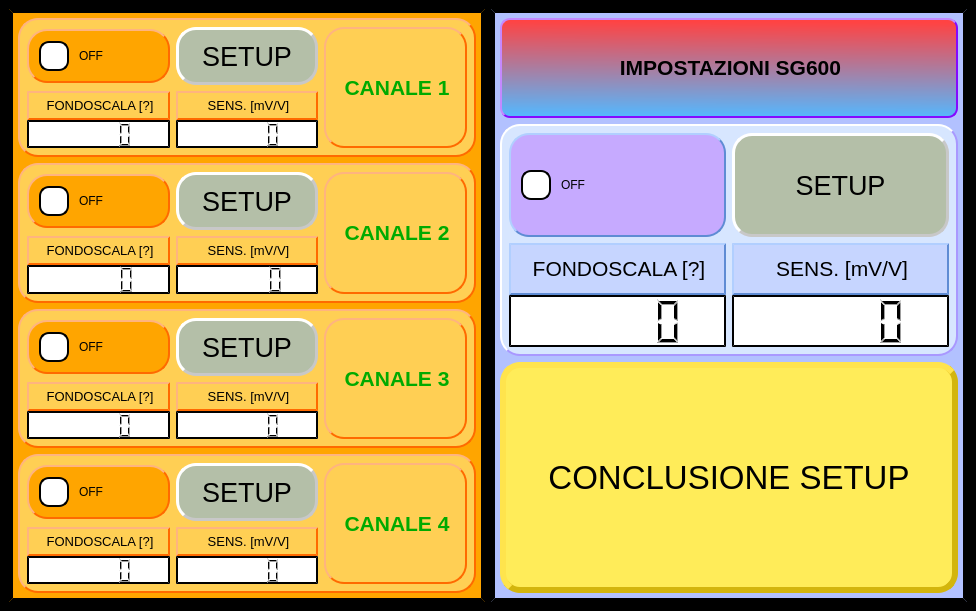
<?xml version="1.0" encoding="UTF-8"?>
<ui version="4.0">
 <class>MainWindow</class>
 <widget class="QMainWindow" name="MainWindow">
  <property name="geometry">
   <rect>
    <x>0</x>
    <y>0</y>
    <width>976</width>
    <height>611</height>
   </rect>
  </property>
  <property name="windowTitle">
   <string>MainWindow</string>
  </property>
  <property name="styleSheet">
   <string notr="true">QWidget {
	background-color:black; 
	border-style: outset;
    border-width: 4px;
    border-color: black;
}
</string>
  </property>
  <widget class="QWidget" name="centralwidget">
   <property name="styleSheet">
    <string notr="true">QWidget {
	background-color:black; 
	border-style: outset;
    border-width: 2px;
    border-color: black;
}
</string>
   </property>
   <layout class="QHBoxLayout" name="horizontalLayout_7">
    <item>
     <layout class="QHBoxLayout" name="Lay_L">
      <item>
       <widget class="QWidget" name="Wid_L" native="true">
        <property name="styleSheet">
         <string notr="true">QWidget {
	background-color:orange; 
	border-style: outset;
    border-width: 4px;
    border-color: black;
}
</string>
        </property>
        <layout class="QVBoxLayout" name="verticalLayout">
         <item>
          <widget class="QWidget" name="widget_8" native="true">
           <property name="styleSheet">
            <string notr="true">QWidget {
	background-color:rgb(255, 207, 84); 
	border-style: outset;
    border-width: 2px;
    border-color: rgb(255, 106, 0);
	border-radius: 20px;
}</string>
           </property>
           <layout class="QGridLayout" name="gridLayout_40">
            <item row="0" column="2" rowspan="4">
             <layout class="QGridLayout" name="gridLayout_41">
              <item row="0" column="0">
               <widget class="QLabel" name="label_toggle_CHN_1">
                <property name="styleSheet">
                 <string notr="true">QLabel {
    border: 2px solid black;
    border-radius: 10px;
	background-color:rgb(255, 207, 84); 
	border-style: outset;
    border-width: 2px;
    border-color: rgb(255, 106, 0);
	border-radius: 20px;
}
QLabel{
	color: rgb(0,0,0);
}</string>
                </property>
                <property name="text">
                 <string>&lt;html&gt;&lt;head/&gt;&lt;body&gt;&lt;p align=&quot;center&quot;&gt;&lt;span style=&quot; font-size:16pt; font-weight:700; color:#00aa00;&quot;&gt;CANALE 1&lt;/span&gt;&lt;/p&gt;&lt;/body&gt;&lt;/html&gt;</string>
                </property>
               </widget>
              </item>
             </layout>
            </item>
            <item row="0" column="1" rowspan="2">
             <layout class="QGridLayout" name="gridLayout_9">
              <item row="0" column="0" rowspan="2">
               <widget class="QPushButton" name="pushButton_setup_CH1">
                <property name="maximumSize">
                 <size>
                  <width>20000</width>
                  <height>20000</height>
                 </size>
                </property>
                <property name="font">
                 <font>
                  <pointsize>20</pointsize>
                  <italic>false</italic>
                  <bold>false</bold>
                  <underline>false</underline>
                 </font>
                </property>
                <property name="cursor">
                 <cursorShape>PointingHandCursor</cursorShape>
                </property>
                <property name="styleSheet">
                 <string notr="true">QWidget {
	background-color:rgb(180, 191, 168); 
	border-style: outset;
    border-width: 3px;
    border-color:rgb(200, 200, 200);
	border-radius: 20px;
}
QPushButton{
	color: rgb(0,0,0);
}</string>
                </property>
                <property name="text">
                 <string>SETUP</string>
                </property>
               </widget>
              </item>
             </layout>
            </item>
            <item row="2" column="1" rowspan="2">
             <layout class="QGridLayout" name="gridLayout_42">
              <property name="verticalSpacing">
               <number>0</number>
              </property>
              <item row="2" column="0">
               <widget class="QLCDNumber" name="lcdNumber_CH1">
                <property name="styleSheet">
                 <string notr="true">QWidget {
	background-color:white; 
	border-style: outset;
    border-width: 2px;
    border-color: black;
}
QLCDNumber{
	color: rgb(0,0,0);
}
</string>
                </property>
               </widget>
              </item>
              <item row="1" column="0">
               <widget class="QLabel" name="label_sensCH1">
                <property name="styleSheet">
                 <string notr="true">QLabel{
	color: rgb(0,0,0);
}
</string>
                </property>
                <property name="text">
                 <string>&lt;html&gt;&lt;head/&gt;&lt;body&gt;&lt;p align=&quot;center&quot;&gt;&lt;span style=&quot; font-size:10pt;&quot;&gt;SENS. [mV/V]&lt;/span&gt;&lt;/p&gt;&lt;/body&gt;&lt;/html&gt;</string>
                </property>
                <property name="textFormat">
                 <enum>Qt::RichText</enum>
                </property>
               </widget>
              </item>
             </layout>
            </item>
            <item row="0" column="0" rowspan="2">
             <layout class="QGridLayout" name="gridLayout_43">
              <item row="0" column="0">
               <widget class="QCheckBox" name="checkBox_CH1">
                <property name="cursor">
                 <cursorShape>PointingHandCursor</cursorShape>
                </property>
                <property name="styleSheet">
                 <string notr="true">QCheckBox {
    spacing: 10px;
	color: rgb(0, 0, 0);
	Background-color:orange;
	padding: 10px;
	font: 700 12pt &quot;Segoe UI&quot;;
}

QCheckBox::indicator {
    width: 26px;
    height: 26px;
	Background-color: green;
	border-width: 2px;
    border-radius: 10px;
    border-color: black;
    border-style: outset;
}

QCheckBox::indicator:unchecked {
	width: 26px;
    height: 26px;
	Background-color: white;
	border-width: 2px;
    border-radius: 10px;
    border-color: black;
    border-style: outset;
}


</string>
                </property>
                <property name="text">
                 <string>OFF</string>
                </property>
               </widget>
              </item>
             </layout>
            </item>
            <item row="2" column="0" rowspan="2">
             <layout class="QGridLayout" name="gridLayout_44">
              <property name="verticalSpacing">
               <number>0</number>
              </property>
              <item row="0" column="0" colspan="2">
               <widget class="QLabel" name="label_CH1">
                <property name="styleSheet">
                 <string notr="true">QLabel{
	color: rgb(0,0,0);
}
</string>
                </property>
                <property name="text">
                 <string>&lt;html&gt;&lt;head/&gt;&lt;body&gt;&lt;p align=&quot;center&quot;&gt;&lt;span style=&quot; font-size:10pt;&quot;&gt;FONDOSCALA [?]&lt;/span&gt;&lt;/p&gt;&lt;/body&gt;&lt;/html&gt;</string>
                </property>
                <property name="textFormat">
                 <enum>Qt::RichText</enum>
                </property>
               </widget>
              </item>
              <item row="1" column="0" colspan="2">
               <widget class="QLCDNumber" name="lcdNumber_CH1_2">
                <property name="minimumSize">
                 <size>
                  <width>0</width>
                  <height>0</height>
                 </size>
                </property>
                <property name="styleSheet">
                 <string notr="true">QWidget {
	background-color:white; 
	border-style: outset;
    border-width: 2px;
    border-color: black;
}
QLCDNumber{
	color: rgb(0,0,0);
}
</string>
                </property>
               </widget>
              </item>
             </layout>
            </item>
           </layout>
          </widget>
         </item>
         <item>
          <widget class="QWidget" name="widget_7" native="true">
           <property name="styleSheet">
            <string notr="true">QWidget {
	background-color:rgb(255, 207, 84); 
	border-style: outset;
    border-width: 2px;
    border-color: rgb(255, 106, 0);
	border-radius: 20px;
}</string>
           </property>
           <layout class="QGridLayout" name="gridLayout_35">
            <item row="0" column="2" rowspan="4">
             <layout class="QGridLayout" name="gridLayout_36">
              <item row="0" column="0">
               <widget class="QLabel" name="label_toggle_CHN_2">
                <property name="styleSheet">
                 <string notr="true">QLabel {
    border: 2px solid black;
    border-radius: 10px;
	background-color:rgb(255, 207, 84); 
	border-style: outset;
    border-width: 2px;
    border-color: rgb(255, 106, 0);
	border-radius: 20px;
}
QLabel{
	color: rgb(0,0,0);
}</string>
                </property>
                <property name="text">
                 <string>&lt;html&gt;&lt;head/&gt;&lt;body&gt;&lt;p align=&quot;center&quot;&gt;&lt;span style=&quot; font-size:16pt; font-weight:700; color:#00aa00;&quot;&gt;CANALE 2&lt;/span&gt;&lt;/p&gt;&lt;/body&gt;&lt;/html&gt;</string>
                </property>
               </widget>
              </item>
             </layout>
            </item>
            <item row="0" column="1" rowspan="2">
             <layout class="QGridLayout" name="gridLayout_8">
              <item row="0" column="0" rowspan="2">
               <widget class="QPushButton" name="pushButton_setup_CH2">
                <property name="maximumSize">
                 <size>
                  <width>20000</width>
                  <height>20000</height>
                 </size>
                </property>
                <property name="font">
                 <font>
                  <pointsize>20</pointsize>
                  <italic>false</italic>
                  <bold>false</bold>
                  <underline>false</underline>
                 </font>
                </property>
                <property name="cursor">
                 <cursorShape>PointingHandCursor</cursorShape>
                </property>
                <property name="styleSheet">
                 <string notr="true">QWidget {
	background-color:rgb(180, 191, 168); 
	border-style: outset;
    border-width: 3px;
    border-color:rgb(200, 200, 200);
	border-radius: 20px;
}
QPushButton{
	color: rgb(0,0,0);
}</string>
                </property>
                <property name="text">
                 <string>SETUP</string>
                </property>
               </widget>
              </item>
             </layout>
            </item>
            <item row="2" column="1" rowspan="2">
             <layout class="QGridLayout" name="gridLayout_37">
              <property name="verticalSpacing">
               <number>0</number>
              </property>
              <item row="2" column="0">
               <widget class="QLCDNumber" name="lcdNumber_CH2">
                <property name="styleSheet">
                 <string notr="true">QWidget {
	background-color:white; 
	border-style: outset;
    border-width: 2px;
    border-color: black;
}
QLCDNumber{
	color: rgb(0,0,0);
}
</string>
                </property>
               </widget>
              </item>
              <item row="1" column="0">
               <widget class="QLabel" name="label_CH2">
                <property name="styleSheet">
                 <string notr="true">QLabel{
	color: rgb(0,0,0);
}
</string>
                </property>
                <property name="text">
                 <string>&lt;html&gt;&lt;head/&gt;&lt;body&gt;&lt;p align=&quot;center&quot;&gt;&lt;span style=&quot; font-size:10pt;&quot;&gt;SENS. [mV/V]&lt;/span&gt;&lt;/p&gt;&lt;/body&gt;&lt;/html&gt;</string>
                </property>
                <property name="textFormat">
                 <enum>Qt::RichText</enum>
                </property>
               </widget>
              </item>
             </layout>
            </item>
            <item row="0" column="0" rowspan="2">
             <layout class="QGridLayout" name="gridLayout_38">
              <item row="0" column="0">
               <widget class="QCheckBox" name="checkBox_CH2">
                <property name="cursor">
                 <cursorShape>PointingHandCursor</cursorShape>
                </property>
                <property name="styleSheet">
                 <string notr="true">QCheckBox {
    spacing: 10px;
	color: rgb(0, 0, 0);
	Background-color:orange;
	padding: 10px;
	font: 700 12pt &quot;Segoe UI&quot;;
}

QCheckBox::indicator {
    width: 26px;
    height: 26px;
	Background-color: green;
	border-width: 2px;
    border-radius: 10px;
    border-color: black;
    border-style: outset;
}

QCheckBox::indicator:unchecked {
	width: 26px;
    height: 26px;
	Background-color: white;
	border-width: 2px;
    border-radius: 10px;
    border-color: black;
    border-style: outset;
}


</string>
                </property>
                <property name="text">
                 <string>OFF</string>
                </property>
               </widget>
              </item>
             </layout>
            </item>
            <item row="2" column="0" rowspan="2">
             <layout class="QGridLayout" name="gridLayout_39">
              <property name="verticalSpacing">
               <number>0</number>
              </property>
              <item row="0" column="0" colspan="2">
               <widget class="QLabel" name="label_CH2_2">
                <property name="styleSheet">
                 <string notr="true">QLabel{
	color: rgb(0,0,0);
}
</string>
                </property>
                <property name="text">
                 <string>&lt;html&gt;&lt;head/&gt;&lt;body&gt;&lt;p align=&quot;center&quot;&gt;&lt;span style=&quot; font-size:10pt;&quot;&gt;FONDOSCALA [?]&lt;/span&gt;&lt;/p&gt;&lt;/body&gt;&lt;/html&gt;</string>
                </property>
                <property name="textFormat">
                 <enum>Qt::RichText</enum>
                </property>
               </widget>
              </item>
              <item row="1" column="0" colspan="2">
               <widget class="QLCDNumber" name="lcdNumber_CH2_2">
                <property name="minimumSize">
                 <size>
                  <width>0</width>
                  <height>0</height>
                 </size>
                </property>
                <property name="styleSheet">
                 <string notr="true">QWidget {
	background-color:white; 
	border-style: outset;
    border-width: 2px;
    border-color: black;
}
QLCDNumber{
	color: rgb(0,0,0);
}
</string>
                </property>
               </widget>
              </item>
             </layout>
            </item>
           </layout>
          </widget>
         </item>
         <item>
          <widget class="QWidget" name="widget_6" native="true">
           <property name="styleSheet">
            <string notr="true">QWidget {
	background-color:rgb(255, 207, 84); 
	border-style: outset;
    border-width: 2px;
    border-color: rgb(255, 106, 0);
	border-radius: 20px;
}</string>
           </property>
           <layout class="QGridLayout" name="gridLayout_30">
            <item row="0" column="2" rowspan="4">
             <layout class="QGridLayout" name="gridLayout_31">
              <item row="0" column="0">
               <widget class="QLabel" name="label_toggle_CHN_3">
                <property name="styleSheet">
                 <string notr="true">QLabel {
    border: 2px solid black;
    border-radius: 10px;
	background-color:rgb(255, 207, 84); 
	border-style: outset;
    border-width: 2px;
    border-color: rgb(255, 106, 0);
	border-radius: 20px;
}
QLabel{
	color: rgb(0,0,0);
}</string>
                </property>
                <property name="text">
                 <string>&lt;html&gt;&lt;head/&gt;&lt;body&gt;&lt;p align=&quot;center&quot;&gt;&lt;span style=&quot; font-size:16pt; font-weight:700; color:#00aa00;&quot;&gt;CANALE 3&lt;/span&gt;&lt;/p&gt;&lt;/body&gt;&lt;/html&gt;</string>
                </property>
               </widget>
              </item>
             </layout>
            </item>
            <item row="0" column="1" rowspan="2">
             <layout class="QGridLayout" name="gridLayout_7">
              <item row="0" column="0" rowspan="2">
               <widget class="QPushButton" name="pushButton_setup_CH3">
                <property name="maximumSize">
                 <size>
                  <width>20000</width>
                  <height>20000</height>
                 </size>
                </property>
                <property name="font">
                 <font>
                  <pointsize>20</pointsize>
                  <italic>false</italic>
                  <bold>false</bold>
                  <underline>false</underline>
                 </font>
                </property>
                <property name="cursor">
                 <cursorShape>PointingHandCursor</cursorShape>
                </property>
                <property name="styleSheet">
                 <string notr="true">QWidget {
	background-color:rgb(180, 191, 168); 
	border-style: outset;
    border-width: 3px;
    border-color:rgb(200, 200, 200);
	border-radius: 20px;
}
QPushButton{
	color: rgb(0,0,0);
}</string>
                </property>
                <property name="text">
                 <string>SETUP</string>
                </property>
               </widget>
              </item>
             </layout>
            </item>
            <item row="2" column="1" rowspan="2">
             <layout class="QGridLayout" name="gridLayout_32">
              <property name="verticalSpacing">
               <number>0</number>
              </property>
              <item row="2" column="0">
               <widget class="QLCDNumber" name="lcdNumber_CH3">
                <property name="styleSheet">
                 <string notr="true">QWidget {
	background-color:white; 
	border-style: outset;
    border-width: 2px;
    border-color: black;
}
QLCDNumber{
	color: rgb(0,0,0);
}
</string>
                </property>
               </widget>
              </item>
              <item row="1" column="0">
               <widget class="QLabel" name="label_CH3">
                <property name="styleSheet">
                 <string notr="true">QLabel{
	color: rgb(0,0,0);
}
</string>
                </property>
                <property name="text">
                 <string>&lt;html&gt;&lt;head/&gt;&lt;body&gt;&lt;p align=&quot;center&quot;&gt;&lt;span style=&quot; font-size:10pt;&quot;&gt;SENS. [mV/V]&lt;/span&gt;&lt;/p&gt;&lt;/body&gt;&lt;/html&gt;</string>
                </property>
                <property name="textFormat">
                 <enum>Qt::RichText</enum>
                </property>
               </widget>
              </item>
             </layout>
            </item>
            <item row="0" column="0" rowspan="2">
             <layout class="QGridLayout" name="gridLayout_33">
              <item row="0" column="0">
               <widget class="QCheckBox" name="checkBox_CH3">
                <property name="cursor">
                 <cursorShape>PointingHandCursor</cursorShape>
                </property>
                <property name="styleSheet">
                 <string notr="true">QCheckBox {
    spacing: 10px;
	color: rgb(0, 0, 0);
	Background-color:orange;
	padding: 10px;
	font: 700 12pt &quot;Segoe UI&quot;;
}

QCheckBox::indicator {
    width: 26px;
    height: 26px;
	Background-color: green;
	border-width: 2px;
    border-radius: 10px;
    border-color: black;
    border-style: outset;
}

QCheckBox::indicator:unchecked {
	width: 26px;
    height: 26px;
	Background-color: white;
	border-width: 2px;
    border-radius: 10px;
    border-color: black;
    border-style: outset;
}


</string>
                </property>
                <property name="text">
                 <string>OFF</string>
                </property>
               </widget>
              </item>
             </layout>
            </item>
            <item row="2" column="0" rowspan="2">
             <layout class="QGridLayout" name="gridLayout_34">
              <property name="verticalSpacing">
               <number>0</number>
              </property>
              <item row="0" column="0" colspan="2">
               <widget class="QLabel" name="label_CH3_2">
                <property name="styleSheet">
                 <string notr="true">QLabel{
	color: rgb(0,0,0);
}
</string>
                </property>
                <property name="text">
                 <string>&lt;html&gt;&lt;head/&gt;&lt;body&gt;&lt;p align=&quot;center&quot;&gt;&lt;span style=&quot; font-size:10pt;&quot;&gt;FONDOSCALA [?]&lt;/span&gt;&lt;/p&gt;&lt;/body&gt;&lt;/html&gt;</string>
                </property>
                <property name="textFormat">
                 <enum>Qt::RichText</enum>
                </property>
               </widget>
              </item>
              <item row="1" column="0" colspan="2">
               <widget class="QLCDNumber" name="lcdNumber_CH3_2">
                <property name="minimumSize">
                 <size>
                  <width>0</width>
                  <height>0</height>
                 </size>
                </property>
                <property name="styleSheet">
                 <string notr="true">QWidget {
	background-color:white; 
	border-style: outset;
    border-width: 2px;
    border-color: black;
}
QLCDNumber{
	color: rgb(0,0,0);
}
</string>
                </property>
               </widget>
              </item>
             </layout>
            </item>
           </layout>
          </widget>
         </item>
         <item>
          <widget class="QWidget" name="widget_5" native="true">
           <property name="styleSheet">
            <string notr="true">QWidget {
	background-color:rgb(255, 207, 84); 
	border-style: outset;
    border-width: 2px;
    border-color: rgb(255, 106, 0);
	border-radius: 20px;
}</string>
           </property>
           <layout class="QGridLayout" name="gridLayout_20">
            <item row="0" column="2" rowspan="4">
             <layout class="QGridLayout" name="gridLayout_21">
              <item row="0" column="0">
               <widget class="QLabel" name="label_toggle_CHN_4">
                <property name="styleSheet">
                 <string notr="true">QLabel {
    border: 2px solid black;
    border-radius: 10px;
	background-color:rgb(255, 207, 84); 
	border-style: outset;
    border-width: 2px;
    border-color: rgb(255, 106, 0);
	border-radius: 20px;
}
QLabel{
	color: rgb(0,0,0);
}</string>
                </property>
                <property name="text">
                 <string>&lt;html&gt;&lt;head/&gt;&lt;body&gt;&lt;p align=&quot;center&quot;&gt;&lt;span style=&quot; font-size:16pt; font-weight:700; color:#00aa00;&quot;&gt;CANALE 4&lt;/span&gt;&lt;/p&gt;&lt;/body&gt;&lt;/html&gt;</string>
                </property>
               </widget>
              </item>
             </layout>
            </item>
            <item row="0" column="1" rowspan="2">
             <layout class="QGridLayout" name="gridLayout_6">
              <item row="0" column="0" rowspan="2">
               <widget class="QPushButton" name="pushButton_setup_CH4">
                <property name="maximumSize">
                 <size>
                  <width>20000</width>
                  <height>20000</height>
                 </size>
                </property>
                <property name="font">
                 <font>
                  <pointsize>20</pointsize>
                  <italic>false</italic>
                  <bold>false</bold>
                  <underline>false</underline>
                 </font>
                </property>
                <property name="cursor">
                 <cursorShape>PointingHandCursor</cursorShape>
                </property>
                <property name="styleSheet">
                 <string notr="true">QWidget {
	background-color:rgb(180, 191, 168); 
	border-style: outset;
    border-width: 3px;
    border-color:rgb(200, 200, 200);
	border-radius: 20px;
}
QPushButton{
	color: rgb(0,0,0);
}</string>
                </property>
                <property name="text">
                 <string>SETUP</string>
                </property>
               </widget>
              </item>
             </layout>
            </item>
            <item row="2" column="1" rowspan="2">
             <layout class="QGridLayout" name="gridLayout_22">
              <property name="verticalSpacing">
               <number>0</number>
              </property>
              <item row="2" column="0">
               <widget class="QLCDNumber" name="lcdNumber_CH4">
                <property name="styleSheet">
                 <string notr="true">QWidget {
	background-color:white; 
	border-style: outset;
    border-width: 2px;
    border-color: black;
}
QLCDNumber{
	color: rgb(0,0,0);
}
</string>
                </property>
               </widget>
              </item>
              <item row="1" column="0">
               <widget class="QLabel" name="label_CH4_2">
                <property name="styleSheet">
                 <string notr="true">QLabel{
	color: rgb(0,0,0);
}
</string>
                </property>
                <property name="text">
                 <string>&lt;html&gt;&lt;head/&gt;&lt;body&gt;&lt;p align=&quot;center&quot;&gt;&lt;span style=&quot; font-size:10pt;&quot;&gt;SENS. [mV/V]&lt;/span&gt;&lt;/p&gt;&lt;/body&gt;&lt;/html&gt;</string>
                </property>
                <property name="textFormat">
                 <enum>Qt::RichText</enum>
                </property>
               </widget>
              </item>
             </layout>
            </item>
            <item row="0" column="0" rowspan="2">
             <layout class="QGridLayout" name="gridLayout_23">
              <item row="0" column="0">
               <widget class="QCheckBox" name="checkBox_CH4">
                <property name="cursor">
                 <cursorShape>PointingHandCursor</cursorShape>
                </property>
                <property name="styleSheet">
                 <string notr="true">QCheckBox {
    spacing: 10px;
	color: rgb(0, 0, 0);
	Background-color:orange;
	padding: 10px;
	font: 700 12pt &quot;Segoe UI&quot;;
}

QCheckBox::indicator {
    width: 26px;
    height: 26px;
	Background-color: green;
	border-width: 2px;
    border-radius: 10px;
    border-color: black;
    border-style: outset;
}

QCheckBox::indicator:unchecked {
	width: 26px;
    height: 26px;
	Background-color: white;
	border-width: 2px;
    border-radius: 10px;
    border-color: black;
    border-style: outset;
}


</string>
                </property>
                <property name="text">
                 <string>OFF</string>
                </property>
               </widget>
              </item>
             </layout>
            </item>
            <item row="2" column="0" rowspan="2">
             <layout class="QGridLayout" name="gridLayout_24">
              <property name="verticalSpacing">
               <number>0</number>
              </property>
              <item row="0" column="0" colspan="2">
               <widget class="QLabel" name="label_CH4">
                <property name="styleSheet">
                 <string notr="true">QLabel{
	color: rgb(0,0,0);
}
</string>
                </property>
                <property name="text">
                 <string>&lt;html&gt;&lt;head/&gt;&lt;body&gt;&lt;p align=&quot;center&quot;&gt;&lt;span style=&quot; font-size:10pt;&quot;&gt;FONDOSCALA [?]&lt;/span&gt;&lt;/p&gt;&lt;/body&gt;&lt;/html&gt;</string>
                </property>
                <property name="textFormat">
                 <enum>Qt::RichText</enum>
                </property>
               </widget>
              </item>
              <item row="1" column="0" colspan="2">
               <widget class="QLCDNumber" name="lcdNumber_CH4_2">
                <property name="minimumSize">
                 <size>
                  <width>0</width>
                  <height>0</height>
                 </size>
                </property>
                <property name="styleSheet">
                 <string notr="true">QWidget {
	background-color:white; 
	border-style: outset;
    border-width: 2px;
    border-color: black;
}
QLCDNumber{
	color: rgb(0,0,0);
}
</string>
                </property>
               </widget>
              </item>
             </layout>
            </item>
           </layout>
          </widget>
         </item>
        </layout>
       </widget>
      </item>
     </layout>
    </item>
    <item>
     <layout class="QHBoxLayout" name="Lay_R">
      <item>
       <widget class="QWidget" name="widget_2" native="true">
        <property name="styleSheet">
         <string notr="true">QWidget {
	background-color: rgb(178, 193, 255);
	border-style: outset;
    border-width: 4px;
    border-color: black;
}
</string>
        </property>
        <layout class="QGridLayout" name="gridLayout">
         <item row="4" column="0" colspan="2">
          <layout class="QGridLayout" name="gridLayout_27">
           <item row="0" column="0">
            <widget class="QWidget" name="widget" native="true">
             <property name="styleSheet">
              <string notr="true">QWidget {
	background-color: rgb(215, 230, 255);
	border-style: outset;
    border-width: 2px;
	border-color: rgb(169, 152, 255);
	border-radius: 20px;
}</string>
             </property>
             <layout class="QGridLayout" name="gridLayout_12">
              <item row="1" column="0">
               <layout class="QGridLayout" name="gridLayout_2">
                <property name="horizontalSpacing">
                 <number>7</number>
                </property>
                <property name="verticalSpacing">
                 <number>0</number>
                </property>
                <item row="0" column="0">
                 <widget class="QLabel" name="label_CHSG600">
                  <property name="styleSheet">
                   <string notr="true">QLabel {
    border: 2px solid black;
    border-radius: 0px;
	background-color: rgb(198, 213, 255);
	border-style: outset;
    border-width: 2px;
	border-color: rgb(95, 140, 212);
}
QLabel{
	color: rgb(0,0,0);
}
</string>
                  </property>
                  <property name="text">
                   <string>&lt;html&gt;&lt;head/&gt;&lt;body&gt;&lt;p align=&quot;center&quot;&gt;&lt;span style=&quot; font-size:16pt;&quot;&gt;FONDOSCALA [?]&lt;/span&gt;&lt;/p&gt;&lt;/body&gt;&lt;/html&gt;</string>
                  </property>
                  <property name="textFormat">
                   <enum>Qt::RichText</enum>
                  </property>
                 </widget>
                </item>
                <item row="1" column="0">
                 <widget class="QLCDNumber" name="lcdNumber_fondoscala_CHSG600">
                  <property name="styleSheet">
                   <string notr="true">QWidget {
	background-color:white; 
	border-style: outset;
    border-width: 2px;
    border-color: black;
	border-radius: 0px;
}
QLCDNumber{
	color: rgb(0,0,0);
}
</string>
                  </property>
                 </widget>
                </item>
               </layout>
              </item>
              <item row="0" column="0">
               <layout class="QGridLayout" name="gridLayout_10">
                <item row="0" column="0">
                 <widget class="QCheckBox" name="checkBox_CHSG600">
                  <property name="sizePolicy">
                   <sizepolicy hsizetype="Minimum" vsizetype="Preferred">
                    <horstretch>0</horstretch>
                    <verstretch>0</verstretch>
                   </sizepolicy>
                  </property>
                  <property name="cursor">
                   <cursorShape>PointingHandCursor</cursorShape>
                  </property>
                  <property name="styleSheet">
                   <string notr="true">QCheckBox {
    spacing: 10px;
	color: rgb(0, 0, 0);
	background-color: rgb(198, 170, 255);
	padding: 10px;
	font: 700 12pt &quot;Segoe UI&quot;;
	border-style: outset;
    border-width: 2px;
	border-color: rgb(95, 140, 212);
	border-radius: 20px;
}

QCheckBox::checked {
	background-color: rgb(198, 213, 255);
}

QCheckBox::indicator {
    width: 26px;
    height: 26px;
	Background-color: green;
	border-width: 2px;
    border-radius: 10px;
    border-color: black;
    border-style: outset;
}

QCheckBox::indicator:unchecked {
	width: 26px;
    height: 26px;
	Background-color: white;
	border-width: 2px;
    border-radius: 10px;
    border-color: black;
    border-style: outset;
}


</string>
                  </property>
                  <property name="text">
                   <string>OFF</string>
                  </property>
                 </widget>
                </item>
               </layout>
              </item>
              <item row="0" column="2">
               <layout class="QGridLayout" name="gridLayout_11">
                <item row="0" column="0">
                 <widget class="QPushButton" name="pushButton_setup_CHSG600">
                  <property name="maximumSize">
                   <size>
                    <width>20000</width>
                    <height>20000</height>
                   </size>
                  </property>
                  <property name="font">
                   <font>
                    <pointsize>20</pointsize>
                    <italic>false</italic>
                    <bold>false</bold>
                    <underline>false</underline>
                   </font>
                  </property>
                  <property name="cursor">
                   <cursorShape>PointingHandCursor</cursorShape>
                  </property>
                  <property name="styleSheet">
                   <string notr="true">QWidget {
	background-color:rgb(180, 191, 168); 
	border-style: outset;
    border-width: 3px;
    border-color:rgb(200, 200, 200);
	border-radius: 20px;
}
QPushButton{
	color: rgb(0,0,0);
}</string>
                  </property>
                  <property name="text">
                   <string>SETUP</string>
                  </property>
                 </widget>
                </item>
               </layout>
              </item>
              <item row="1" column="2">
               <layout class="QGridLayout" name="gridLayout_5">
                <property name="verticalSpacing">
                 <number>0</number>
                </property>
                <item row="0" column="0">
                 <widget class="QLabel" name="label_sensCHSG600">
                  <property name="styleSheet">
                   <string notr="true">QLabel {
    border: 2px solid black;
    border-radius: 0px;
	background-color: rgb(198, 213, 255);
	border-style: outset;
    border-width: 2px;
	border-color: rgb(95, 140, 212);
}
QLabel{
	color: rgb(0,0,0);
}
</string>
                  </property>
                  <property name="text">
                   <string>&lt;html&gt;&lt;head/&gt;&lt;body&gt;&lt;p align=&quot;center&quot;&gt;&lt;span style=&quot; font-size:16pt;&quot;&gt;SENS. [mV/V]&lt;/span&gt;&lt;/p&gt;&lt;/body&gt;&lt;/html&gt;</string>
                  </property>
                  <property name="textFormat">
                   <enum>Qt::RichText</enum>
                  </property>
                 </widget>
                </item>
                <item row="1" column="0">
                 <widget class="QLCDNumber" name="lcdNumber_sens_CHSG600">
                  <property name="minimumSize">
                   <size>
                    <width>0</width>
                    <height>0</height>
                   </size>
                  </property>
                  <property name="styleSheet">
                   <string notr="true">QWidget {
	background-color:white; 
	border-style: outset;
    border-width: 2px;
    border-color: black;
	border-radius: 0px;
}
QLCDNumber{
	color: rgb(0,0,0);
}
</string>
                  </property>
                 </widget>
                </item>
               </layout>
              </item>
             </layout>
            </widget>
           </item>
           <item row="1" column="0">
            <widget class="QPushButton" name="pushButton_concludi_setup">
             <property name="sizePolicy">
              <sizepolicy hsizetype="Minimum" vsizetype="Ignored">
               <horstretch>0</horstretch>
               <verstretch>0</verstretch>
              </sizepolicy>
             </property>
             <property name="font">
              <font>
               <pointsize>25</pointsize>
              </font>
             </property>
             <property name="cursor">
              <cursorShape>PointingHandCursor</cursorShape>
             </property>
             <property name="styleSheet">
              <string notr="true">QWidget {
	background-color: rgb(255, 236, 89);
	border-style: outset;
    border-width: 6px;
	border-color: rgb(211, 181, 13);
	border-style: outset;
	border-radius: 20px;
}
QPushButton{
	color: rgb(0,0,0);
}
</string>
             </property>
             <property name="text">
              <string>CONCLUSIONE SETUP</string>
             </property>
            </widget>
           </item>
          </layout>
         </item>
         <item row="0" column="0" colspan="2">
          <widget class="QLabel" name="label_Impost_SG600">
           <property name="sizePolicy">
            <sizepolicy hsizetype="Preferred" vsizetype="Expanding">
             <horstretch>0</horstretch>
             <verstretch>0</verstretch>
            </sizepolicy>
           </property>
           <property name="maximumSize">
            <size>
             <width>16777215</width>
             <height>100</height>
            </size>
           </property>
           <property name="styleSheet">
            <string notr="true">QLabel{
	color: rgb(0,0,0);
	background-color: rgb(32, 151, 255);
	border-style: outset;
    border-width: 2px;
    border-color: rgb(133, 10, 255);
	border-radius: 10px;
	background: 

qlineargradient(spread:pad, x1:0.502, y1:0, x2:0.479, y2:1, stop:0.028169 rgba(255, 67, 67, 255), stop:1 rgba(84, 184, 255, 255))
}
</string>
           </property>
           <property name="text">
            <string>&lt;html&gt;&lt;head/&gt;&lt;body&gt;&lt;p align=&quot;center&quot;&gt;&lt;span style=&quot; font-size:16pt; font-weight:700;&quot;&gt;IMPOSTAZIONI SG600&lt;/span&gt;&lt;/p&gt;&lt;/body&gt;&lt;/html&gt;</string>
           </property>
           <property name="textFormat">
            <enum>Qt::RichText</enum>
           </property>
          </widget>
         </item>
        </layout>
       </widget>
      </item>
     </layout>
    </item>
   </layout>
  </widget>
 </widget>
 <resources/>
 <connections/>
</ui>
